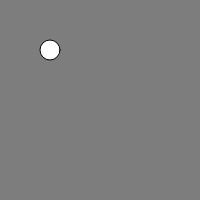
Frame 1 (no input)
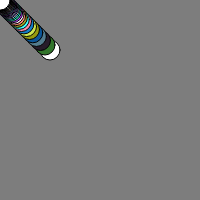
Frame 60 (no input)
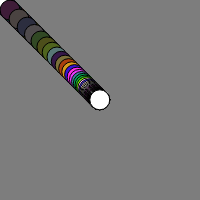
Frame 120 (the mouse pressed at the canvas centre since frame 60)

The p5.js sketch that drew these frames (run headless with seeded random() and noise() and a simulated clock; from frame 60 on, the mouse is pressed at the canvas centre):

// p5.js sketch
// ── sketch.js
let distanceMultiplier = 1;
let BallDistanceColour;


let BallX = 50;
let BallY = 50;

// Empty variable as Distance will = MousePosition - Ball Position

let DistanceX;
let DistanceY;

let TotalDistance

let red = 255;
let green = 255;
let blue = 255;

let MousePositionX; 
let MousePositionY;


function setup() {
  createCanvas(200, 200);
  background(125);
}


function draw() {

  DistanceX = MousePositionX - BallX;
  DistanceY = MousePositionY - BallY;

  
  //The reason for sqrt (Square Root) is because the distance diagonally is longer than horizontally or vertically,
  //Using Square Root insures the ball always moves the same speed no matter what direction its heading
  
  TotalDistance = sqrt(DistanceX * DistanceX + DistanceY * DistanceY );


  // This is checking if the distance is greater than 0, in which case 
  // the ball moves towards the mouse. And as it's multipled by 'TotalDistance'
  // The further away the mouse is, the fater it moves towards is.

  if (TotalDistance > 0) {
    BallX += (DistanceX / TotalDistance) * TotalDistance / 10;
    BallY += (DistanceY / TotalDistance) * TotalDistance / 10;
  }
  
  // This bit below gets the Total Distance and Devides it by 40, which then devides the 
  // Random colour by that amount to make the ball darker the further away it is.
  
  BallDistanceColour = TotalDistance / 40;
  
  fill(random(red) / BallDistanceColour, random(green) / BallDistanceColour , random(blue) / BallDistanceColour);
  circle(BallX, BallY, 20);
  
  mousePosition();
 }
function mousePosition() {
  MousePositionX = mouseX;
  MousePositionY = mouseY;
} 
